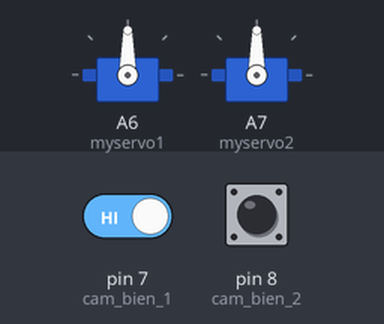
A sketch run on a simulated Arduino Nano, built with avr-gcc and run on an emulated ATmega328P. On the bench: 2 × servo. The test bench sets the inputs (shaded band); at power-on: pin 7 (cam_bien_1) HIGH, pin 8 (cam_bien_2) HIGH.

Above: at 0.1 s.
At 12.8 s:
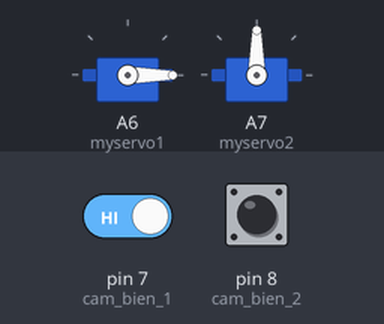
12.9 s: pin 7 (cam_bien_1) driven LOW
At 15.0 s:
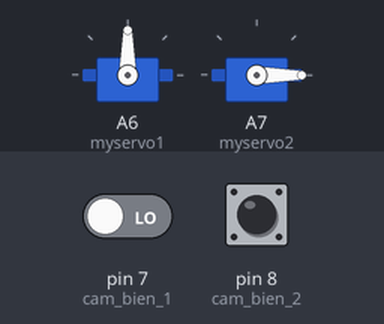
Timing chart, 0 to 25.5 s (numbered marks = the images above; inputs shaded):
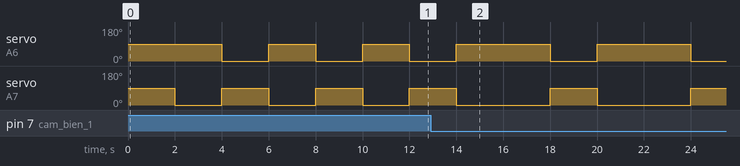

The sketch:

servo.ino
```cpp
#include <Servo.h>
int cam_bien_1=7;
int cam_bien_2=8;

//tạo 2 biến myservo1-2
Servo myservo1;
Servo myservo2;


void setup() {
  Serial.begin(9600);
  myservo1.attach(A6);
  myservo2.attach(A7);
}

//void read_cam_bien_hong_ngoai(int cam_bien_thu_i)
//{
//  int cam_bien;
//  Servo myservo;
//  if(cam_bien_thu_i==1)
//  {
//    cam_bien = cam_bien_1;
//    myservo = myservo1;
//  }
//  else if(cam_bien_thu_i==2)
//  {
//    cam_bien = cam_bien_2;
//    myservo = myservo2;
//  }
//  int gia_tri = digitalRead(cam_bien);
//  if(gia_tri==0)
//  {
//    myservo.write(-90);
//    delay(2000);
//    myservo.write(90);
//  }
//}
void loop()
{
    myservo2.write(90);
    delay(2000);
    myservo2.write(-90);

    myservo1.write(90);
    delay(2000);
    myservo1.write(-90);

//  read_cam_bien_hong_ngoai(1);
//  read_cam_bien_hong_ngoai(2);
int gia_tri_2 = digitalRead(cam_bien_2);
int gia_tri_1 = digitalRead(cam_bien_1);

  if(gia_tri_2==0)
  {
    myservo2.write(90);
    delay(2000);
    myservo2.write(-90);
  }
  else if(gia_tri_1==0){
    myservo1.write(90);
    delay(2000);
    myservo1.write(-90);
  }

}
```

Measured:
- after the input at 12.9 s, servo on A6 (myservo1): 90° → 0° after 5.1 s, → 90° 2.0 s later, → 0° 4.0 s later; servo on A7 (myservo2): 0° → 90° after 5.1 s, → 0° 2.0 s later, → 90° 4.0 s later
- by itself, servo on A6 (myservo1), servo on A7 (myservo2): alternates 90° for 2.0 s and 0° for 2.0 s
